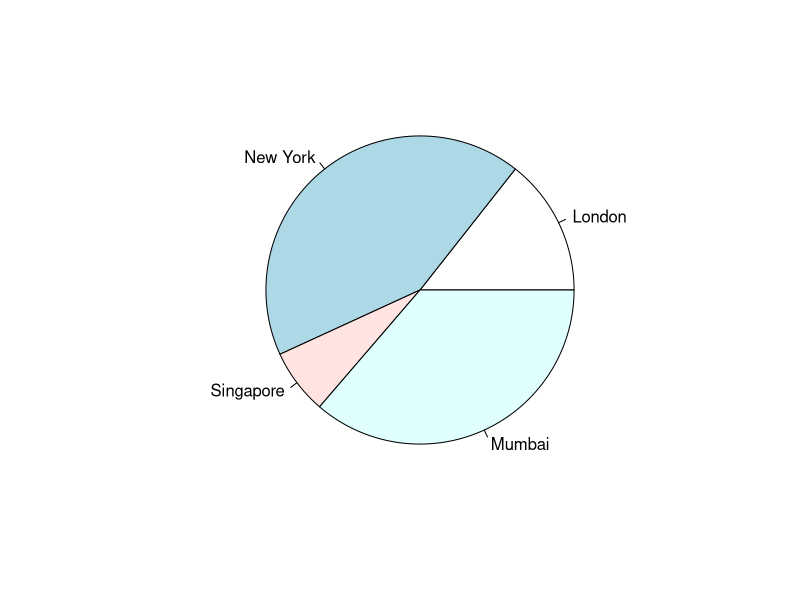
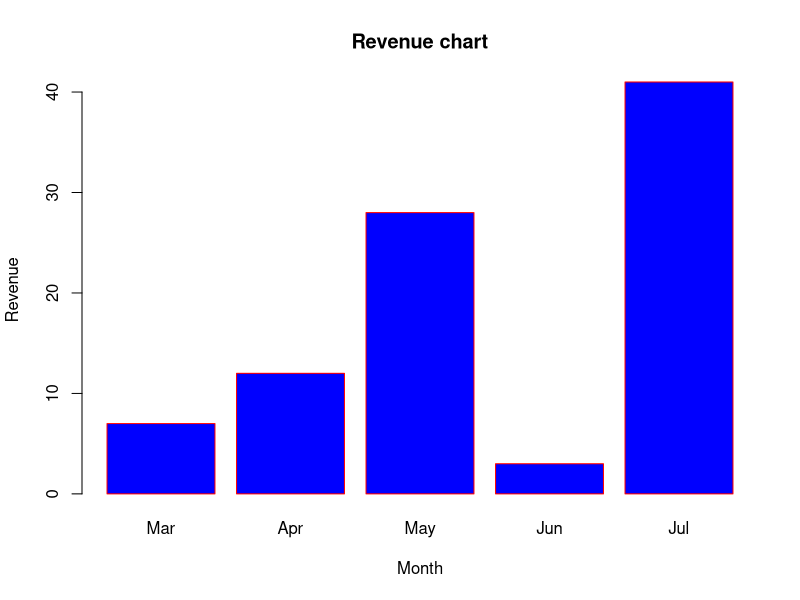
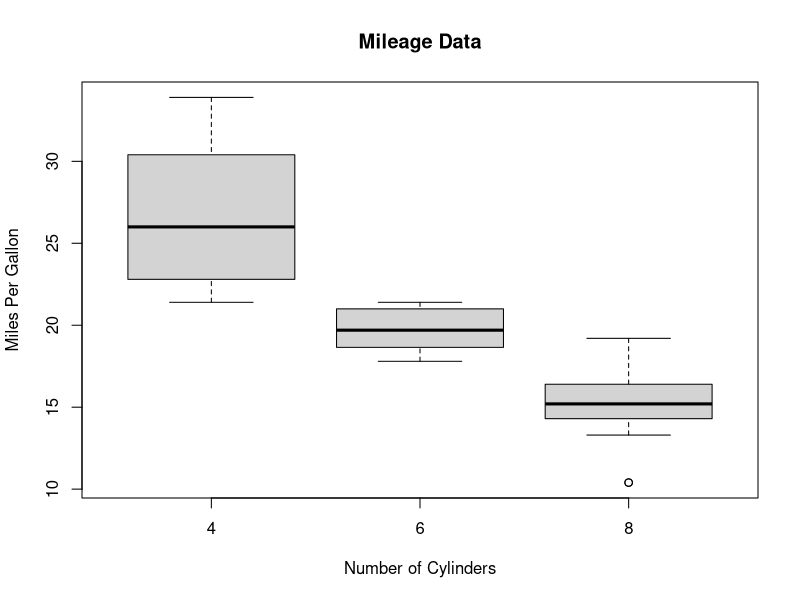
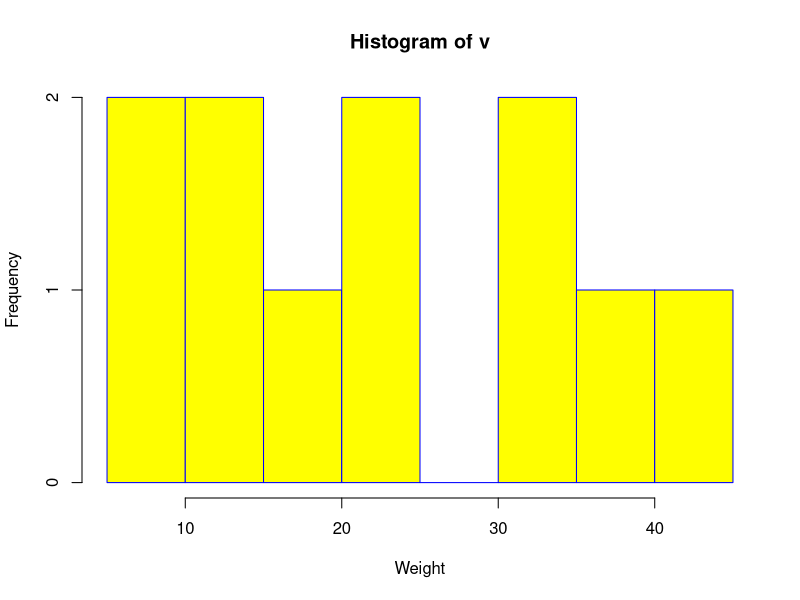
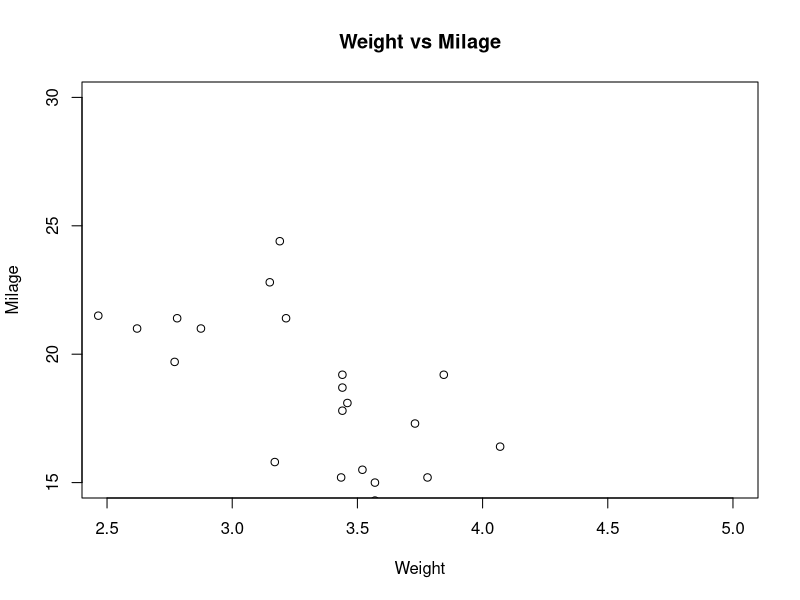
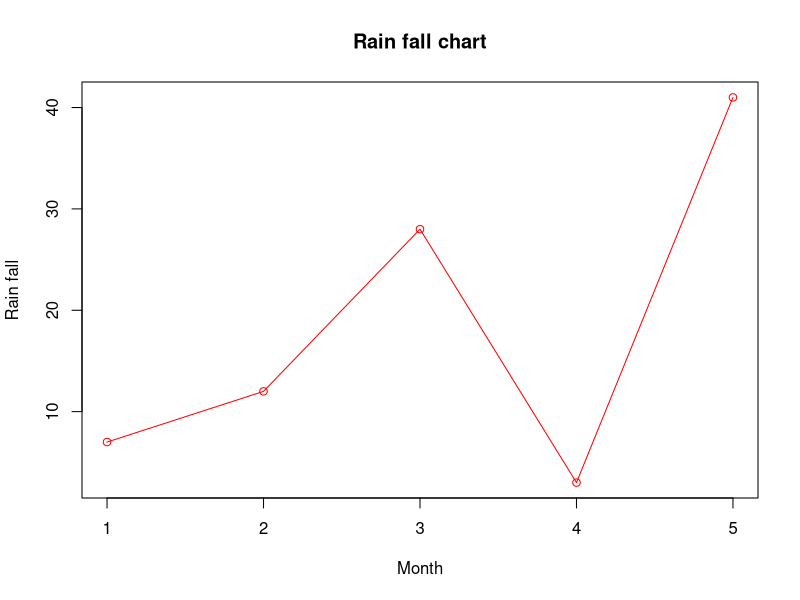

Here is the R script that generated these plots, in order:
rm(list = ls())

# ==================== pie charts ===========================
# Create data for the graph.
x <- c(21, 62, 10, 53)
labels <- c("London", "New York", "Singapore", "Mumbai")

# Plot the chart.
pie(x, labels)

# bar charts----
# Create the data for the chart
H <- c(7,12,28,3,41)
M <- c("Mar","Apr","May","Jun","Jul")

# Plot the bar chart
barplot(H,names.arg=M,xlab="Month",ylab="Revenue",col="blue",
        main="Revenue chart",border="red")

# ==================== boxplots ===========================
input <- mtcars[,c('mpg','cyl')]

# Plot the chart.
boxplot(mpg ~ cyl, data = mtcars, xlab = "Number of Cylinders",
        ylab = "Miles Per Gallon", main = "Mileage Data")

# ==================== histograms ===========================
# Create data for the graph.
v <-  c(9,13,21,8,36,22,12,41,31,33,19)

# Create the histogram.
hist(v, xlab = "Weight", col = "yellow", border = "blue")

# ==================== scatterplots ===========================
# Get the input values.
input <- mtcars[,c('wt','mpg')]

# Plot the chart for cars with weight between 2.5 to 5 and mileage between 15 and 30.
plot(x = input$wt,y = input$mpg,
     xlab = "Weight",
     ylab = "Milage",
     xlim = c(2.5,5),
     ylim = c(15,30),
     main = "Weight vs Milage"
)


# ==================== line graphs ===========================
# Create the data for the chart.
v <- c(7,12,28,3,41)

# Plot the line graph.
plot(v, type = "o",  col = "red",  xlab = "Month",  ylab = "Rain fall",
     main = "Rain fall chart")
# type="o" means overplotted
